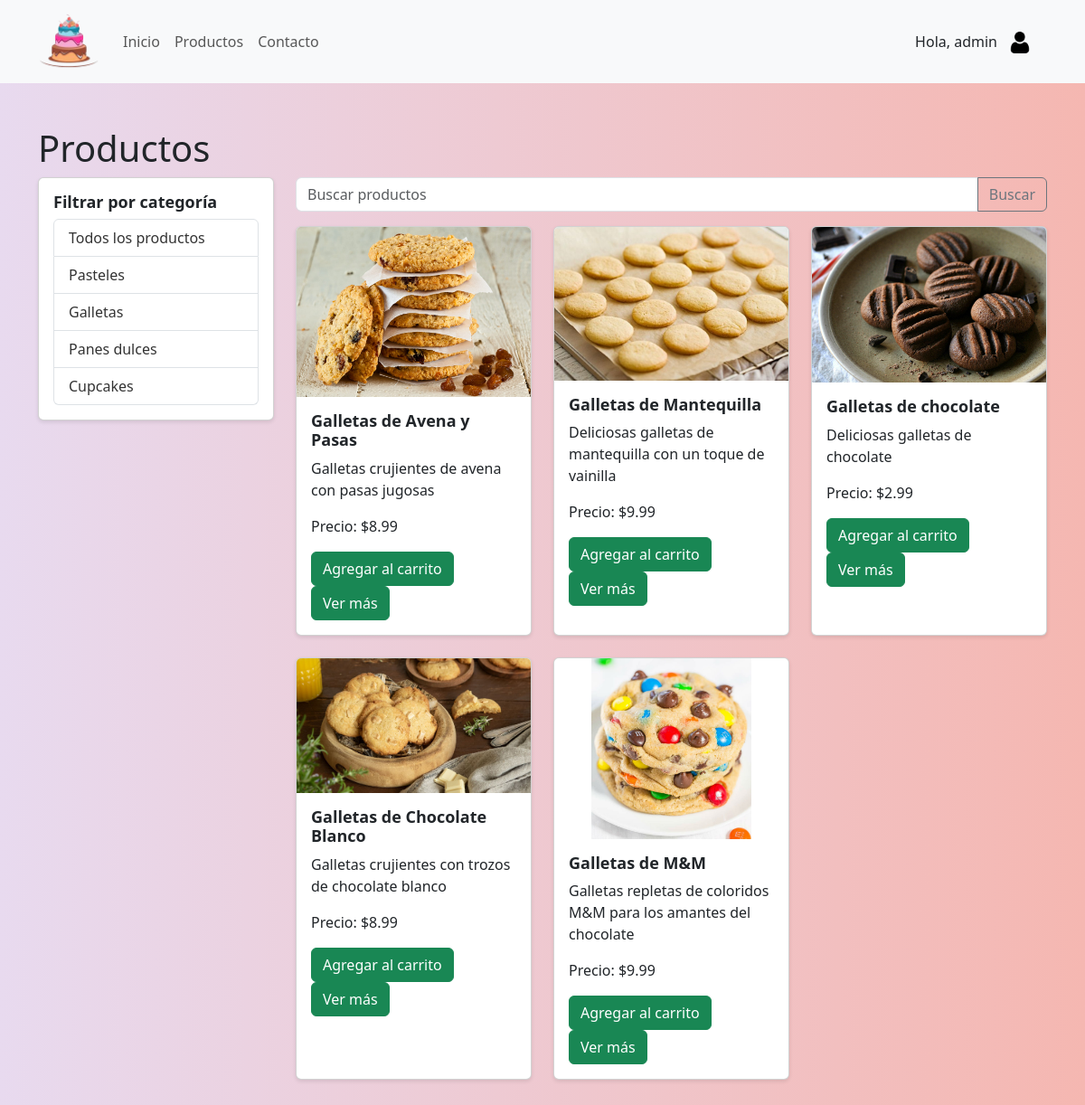
The page /productos.php?categoria=Galletas (signed in) on the database its author committed.
### tables this page shows
CREATE TABLE `productos` (
  `id` int(11) NOT NULL,
  `nombre` varchar(255) NOT NULL,
  `descripcion` text DEFAULT NULL,
  `precio` decimal(10,2) NOT NULL,
  `categoria` varchar(100) NOT NULL,
  `cantidad` int(11) NOT NULL,
  `imagen` varchar(255) DEFAULT NULL
);

### productos.php (the view, shortened to what this page needs)
<!DOCTYPE html>
<html lang="es">
<head>
    <link href="https://cdn.jsdelivr.net/npm/bootstrap@5.3.0-alpha3/dist/css/bootstrap.min.css" rel="stylesheet">
    <link rel="stylesheet" href="styles.css">
</head>
<body>
<?php include 'header.php'; ?>
<div class="container my-5">
<div class="col-lg-3">
    <h1>Productos</h1>
</div>
<div class="row">
    <div class="col-lg-3">
    <div class="card">
        <div class="card-body">
            <h5 class="card-title">Filtrar por categoría</h5>
            <ul class="list-group">
                <li class="list-group-item"><a href="productos.php">Todos los productos</a></li>
                <li class="list-group-item"><a href="productos.php?categoria=Pasteles">Pasteles</a></li>
                <li class="list-group-item"><a href="productos.php?categoria=Galletas">Galletas</a></li>
                <li class="list-group-item"><a href="productos.php?categoria=Panes%20dulces">Panes dulces</a></li>
                <li class="list-group-item"><a href="productos.php?categoria=Cupcakes">Cupcakes</a></li>
            </ul>
        </div>
    </div>
</div>
    <div class="col-lg-9">
        <div class="input-group mb-3">
        <input type="text" class="form-control" placeholder="Buscar productos" id="searchInput">
        <button class="btn btn-outline-secondary" type="button" id="searchButton">Buscar</button>
    </div>
            <div id="productList">
                <div class="row">
                    <?php
                    include 'conexion.php';
                    $category = isset($_GET['categoria']) ? $_GET['categoria'] : '';
                    $sql = "SELECT * FROM productos";
                    if (!empty($category)) {
                        if ($category === "Panes dulces") {
                            $sql .= " WHERE categoria = 'Panes dulces'";
                        } else {
                            $sql .= " WHERE categoria = '$category'";
                        }
                    }
                    $result = $conn->query($sql);
                    if ($result->num_rows > 0) {
                        while ($row = $result->fetch_assoc()) {
                            $nombre = $row['nombre'];
                            $descripcion = $row['descripcion'];
                            $imagen = $row['imagen'];
                            $precio = $row['precio'];
                            echo '<div class="col-lg-4 mb-4">';
                            echo '<div class="card h-100">';
                            echo '<a href="producto.php?id='.$row['id'].'" class="text-decoration-none">';
                            echo '<img src="'.$imagen.'" class="card-img-top img-fluid" alt="'.$nombre.'" style="max-height: 200px; object-fit: contain;">';
                            echo '</a>';
                            echo '<div class="card-body">';
                            echo '<h5 class="card-title">'.$nombre.'</h5>';
                            echo '<p class="card-text">'.$descripcion.'</p>';
                            echo '<p class="card-text">Precio: $'.$precio.'</p>';
                            ?>
                            <form action="agregar_al_carro.php" method="POST">
                                <button class="btn btn-success" onclick="agregarAlCarrito(event, <?php echo $row['id']; ?>, '<?php echo $nombre; ?>', <?php echo $precio; ?>)">Agregar al carrito</button>
                            </form>
                            <?php
                            echo '<a href="producto.php?id='.$row['id'].'" class="btn btn-success">Ver más</a>';
                            echo '</div>';
                            echo '</div>';
                            echo '</div>';
                        }
                    } else {
                        echo 'No se encontraron productos.';
                    }
                    ?>
                </div>
            </div>
        </div>
    </div>
</div>
</body>
</html>

### styles.css (style rules this page uses)
body { background-image: linear-gradient(to right, #E8DAEF, #F5B7B1); }
.card { border: 1px solid #ccc; border-radius: 5px; box-shadow: 0 2px 4px rgba(0, 0, 0, 0.1); }
.card-body { padding: 10px; }
.card-title { font-size: 18px; font-weight: bold; margin-bottom: 10px; }
.list-group-item { border: none; padding: 8px 16px; background-color: #f8f9fa; }
.list-group-item a { text-decoration: none; color: #333; }

### rows shown on the page
productos: imagen (picture), nombre "Galletas de Avena y Pasas", descripcion "Galletas crujientes de avena con pasas jugosas", precio "8.99"
productos: imagen (picture), nombre "Galletas de Mantequilla", descripcion "Deliciosas galletas de mantequilla con un toque de vainilla", precio "9.99"
productos: imagen (picture), nombre "Galletas de chocolate", descripcion "Deliciosas galletas de chocolate", precio "2.99"
productos: imagen (picture), nombre "Galletas de Chocolate Blanco", descripcion "Galletas crujientes con trozos de chocolate blanco", precio "8.99"
productos: imagen (picture), nombre "Galletas de M&M", descripcion "Galletas repletas de coloridos M&M para los amantes del chocolate", precio "9.99"

### other values the page prints
$_SESSION['username'] "admin"
